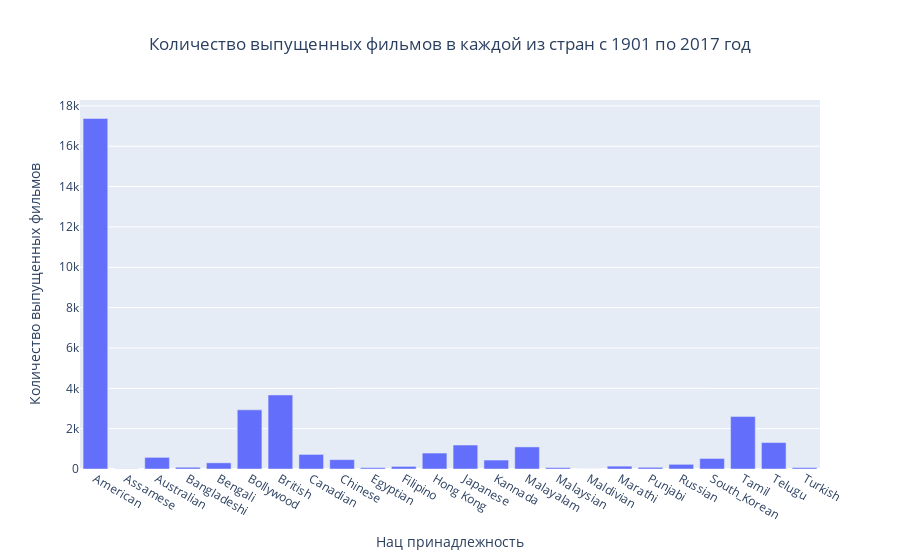

Notebook code cell kept with this figure:
### Code cell
df_Origin_gr_full = df_Origin.groupby(['Origin'], as_index=False).count()[['Origin','Count_']]

title_top= 'Количество выпущенных фильмов в каждой из стран с %1.1i по %1.2i год' %(Year_min, Year_max)

fig = px.bar(x = df_Origin_gr_full.Origin.to_list(),
             y = df_Origin_gr_full.Count_.to_list(), 
             labels = {'x':'Нац принадлежность', 'y':'Количество выпущенных фильмов'} ,
             title = title_top)
fig.update_layout(title_text = title_top,title_x = 0.5)
fig.show()

### Figure 1 — Plotly figure (JSON) as saved in the notebook; plotly's stock layout.template omitted (floating-point values rounded to 4 significant figures)
{"data": [{"alignmentgroup": "True", "hovertemplate": "Нац принадлежность=%{x}<br>Количество выпущенных фильмов=%{y}<extra></extra>", "legendgroup": "", "marker": {"color": "#636efa", "pattern": {"shape": ""}}, "name": "", "offsetgroup": "", "orientation": "v", "showlegend": false, "textposition": "auto", "type": "bar", "x": ["American", "Assamese", "Australian", "Bangladeshi", "Bengali", "Bollywood", "British", "Canadian", "Chinese", "Egyptian", "Filipino", "Hong Kong", "Japanese", "Kannada", "Malayalam", "Malaysian", "Maldivian", "Marathi", "Punjabi", "Russian", "South_Korean", "Tamil", "Telugu", "Turkish"], "xaxis": "x", "y": [17377, 9, 576, 87, 306, 2931, 3670, 723, 463, 67, 128, 791, 1188, 444, 1095, 70, 2, 141, 84, 232, 522, 2599, 1311, 70], "yaxis": "y"}], "layout": {"barmode": "relative", "legend": {"tracegroupgap": 0}, "title": {"text": "Количество выпущенных фильмов в каждой из стран с 1901 по 2017 год", "x": 0.5}, "xaxis": {"anchor": "y", "domain": [0, 1], "title": {"text": "Нац принадлежность"}}, "yaxis": {"anchor": "x", "domain": [0, 1], "title": {"text": "Количество выпущенных фильмов"}}}}
